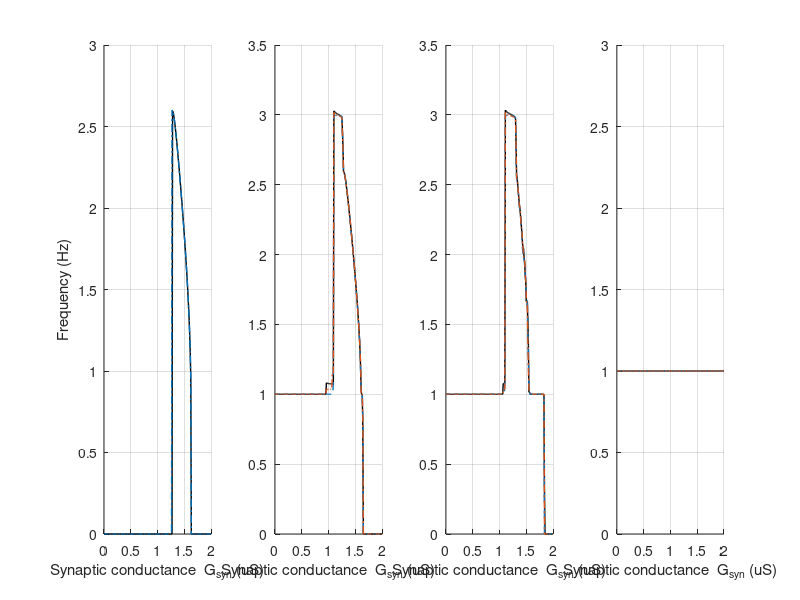

Source code (MATLAB):
clear all
clc

G = 0:0.01:2;

load('f_PF.mat')
PF = F;
load('f_0.01.mat')
fs = F;
load('f_0.1.mat')
fm = F;
load('f_1.mat')
fl = F;

% figure (1)
% hold on 
% plot(G,PF,'LineWidth',1)
% plot(G,fs,'-.','LineWidth',1.5)
% plot(G,fm,'-.','LineWidth',1.5)
% plot(G,fl,'-.','LineWidth',1.5)
% grid on 
% 
% xlabel('Synaptic conductance G_S_y_n (uS)')
% ylabel('Frequency (Hz)')
% set(gcf,'Position',[500 200 600 400])
% 
% col = [0.25, 0.25, 0.25;0, 0.4470, 0.7410;0.8500, 0.3250, 0.0980;0.4940, 0.1840, 0.5560];
% colororder(col)

%% perturb 
load('f_PF_P.mat')
PF_P = PF_F;

load('f_0.01_RG.mat')
fs_R = PF_F;
load('f_0.01_PF.mat')
fs_P = PF_F;

load('f_0.1_RG.mat')
fm_R = PF_F;
load('f_0.1_PF.mat')
fm_P = PF_F;

load('f_1_RG.mat')
fl_R = PF_F;
load('f_1_PF.mat')
fl_P = PF_F;

figure (2)
subplot(1,4,1)
hold on 
plot(G,PF,'k','LineWidth',1)
plot(G,PF_P,'-.','LineWidth',1)
grid on 
xlabel('Synaptic conductance  G_s_y_n (uS)')
ylabel('Frequency (Hz)')

subplot(1,4,2)
hold on 
plot(G,fs,'k','LineWidth',1)
plot(G,fs_R,'--','LineWidth',1)
plot(G,fs_P,'-.','LineWidth',1)
grid on 
xlabel('Synaptic conductance  G_s_y_n (uS)')

subplot(1,4,3)
hold on 
plot(G,fm,'k','LineWidth',1)
plot(G,fm_R,'--','LineWidth',1)
plot(G,fm_P,'-.','LineWidth',1)
grid on 
xlabel('Synaptic conductance  G_s_y_n (uS)')

subplot(1,4,4)
hold on 
plot(G,fl,'k','LineWidth',1)
plot(G,fl_R,'--','LineWidth',1)
plot(G,fl_P,'-.','LineWidth',1)
grid on 
xlabel('Synaptic conductance  G_s_y_n (uS)')

ylim([0 3])
set(gcf,'Position',[500 200 1400 250])
